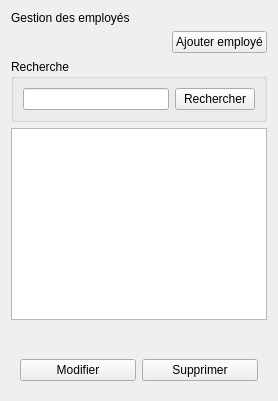
      <widget class="QWidget" name="page_25">
       <layout class="QGridLayout" name="gridLayout_23">
        <item row="0" column="0" colspan="2">
         <widget class="QLabel" name="label_252">
          <property name="styleSheet">
           <string notr="true">font: 22pt &quot;Nunito Sans&quot;;</string>
          </property>
          <property name="text">
           <string>Gestion des employés</string>
          </property>
         </widget>
        </item>
        <item row="1" column="0">
         <layout class="QHBoxLayout" name="horizontalLayout_151">
          <item>
           <spacer name="horizontalSpacer_51">
            <property name="orientation">
             <enum>Qt::Horizontal</enum>
            </property>
            <property name="sizeHint" stdset="0">
             <size>
              <width>40</width>
              <height>20</height>
             </size>
            </property>
           </spacer>
          </item>
         </layout>
        </item>
        <item row="1" column="1">
         <widget class="QPushButton" name="pushButton_Ajouter_Employe">
          <property name="text">
           <string>Ajouter employé</string>
          </property>
         </widget>
        </item>
        <item row="2" column="0" colspan="2">
         <widget class="QGroupBox" name="groupBox_107">
          <property name="title">
           <string>Recherche</string>
          </property>
          <layout class="QHBoxLayout" name="horizontalLayout_150">
           <item>
            <widget class="QLineEdit" name="lineEdit_100"/>
           </item>
           <item>
            <widget class="QPushButton" name="pushButton_Rechercher_employe">
             <property name="text">
              <string>Rechercher</string>
             </property>
            </widget>
           </item>
          </layout>
         </widget>
        </item>
        <item row="3" column="0" colspan="2">
         <widget class="QTableView" name="tableView_colis_9"/>
        </item>
        <item row="4" column="0" colspan="2">
         <widget class="QWidget" name="horizontalLayout_148" native="true">
          <layout class="QHBoxLayout" name="horizontalLayout_149"/>
         </widget>
        </item>
        <item row="5" column="0" colspan="2">
         <widget class="QWidget" name="groupBox_121" native="true">
          <layout class="QHBoxLayout" name="horizontalLayout_147">
           <item>
            <widget class="QPushButton" name="pushButton_Modifier_Employe">
             <property name="text">
              <string>Modifier</string>
             </property>
            </widget>
           </item>
           <item>
            <widget class="QPushButton" name="pushButton_Supprimer_Employe">
             <property name="text">
              <string>Supprimer</string>
             </property>
            </widget>
           </item>
          </layout>
         </widget>
        </item>
       </layout>
      </widget>
